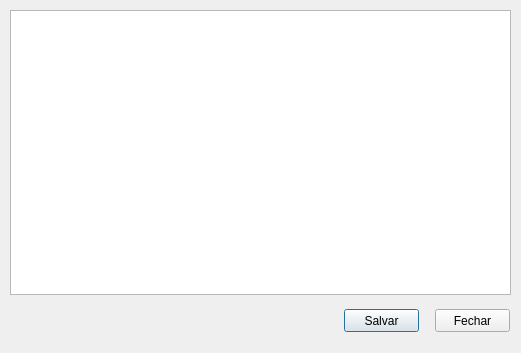
<?xml version="1.0" encoding="UTF-8"?>
<ui version="4.0">
 <class>FrmLog</class>
 <widget class="QDialog" name="FrmLog">
  <property name="windowModality">
   <enum>Qt::ApplicationModal</enum>
  </property>
  <property name="geometry">
   <rect>
    <x>0</x>
    <y>0</y>
    <width>521</width>
    <height>353</height>
   </rect>
  </property>
  <property name="minimumSize">
   <size>
    <width>521</width>
    <height>353</height>
   </size>
  </property>
  <property name="maximumSize">
   <size>
    <width>1000</width>
    <height>1000</height>
   </size>
  </property>
  <property name="windowTitle">
   <string>Log de processamento</string>
  </property>
  <property name="windowIcon">
   <iconset resource="../hydroflow.qrc">
    <normaloff>:/imagens/hydroflow.gif</normaloff>:/imagens/hydroflow.gif</iconset>
  </property>
  <property name="sizeGripEnabled">
   <bool>false</bool>
  </property>
  <widget class="QPushButton" name="pushButton">
   <property name="geometry">
    <rect>
     <x>344</x>
     <y>309</y>
     <width>75</width>
     <height>23</height>
    </rect>
   </property>
   <property name="text">
    <string>Salvar</string>
   </property>
  </widget>
  <widget class="QPushButton" name="pushButton_2">
   <property name="geometry">
    <rect>
     <x>435</x>
     <y>309</y>
     <width>75</width>
     <height>23</height>
    </rect>
   </property>
   <property name="text">
    <string>Fechar</string>
   </property>
  </widget>
  <widget class="QTextEdit" name="textEdit">
   <property name="geometry">
    <rect>
     <x>10</x>
     <y>10</y>
     <width>501</width>
     <height>285</height>
    </rect>
   </property>
  </widget>
 </widget>
 <resources>
  <include location="../hydroflow.qrc"/>
 </resources>
 <connections/>
</ui>
